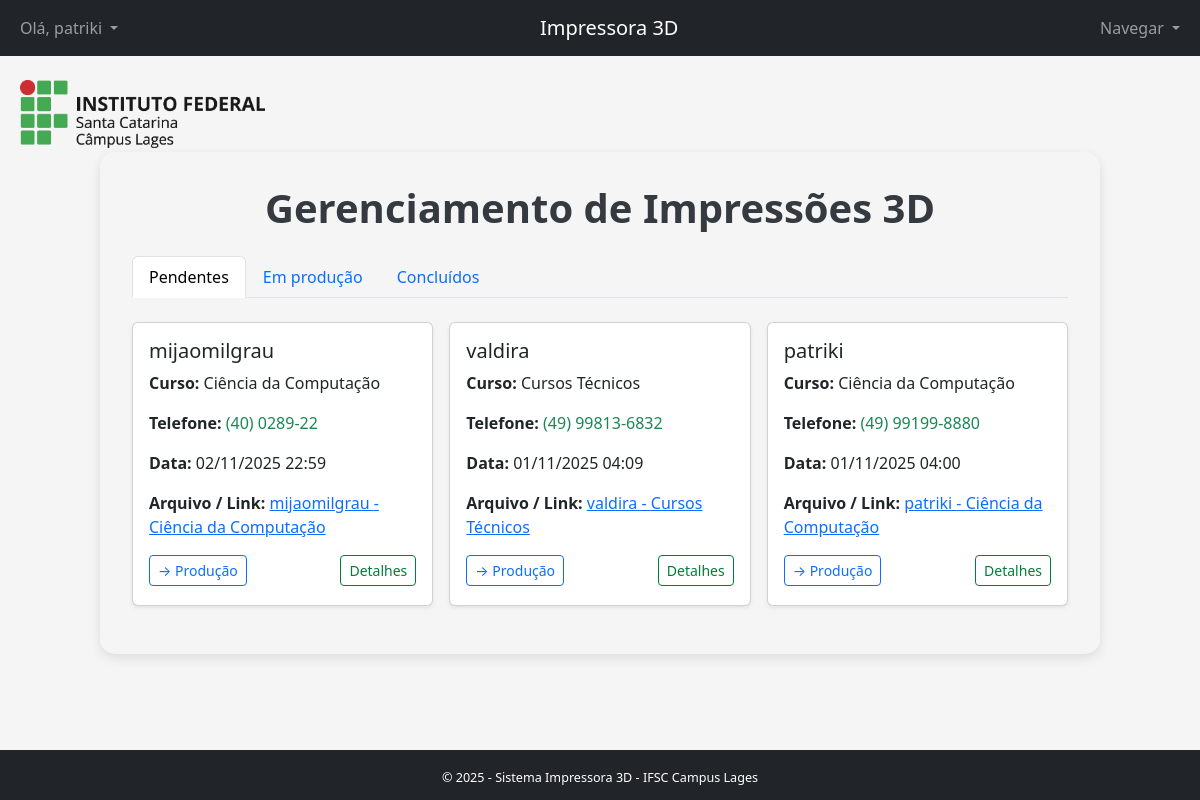
/lista/ (signed in), run on an earlier commit of the app's database.
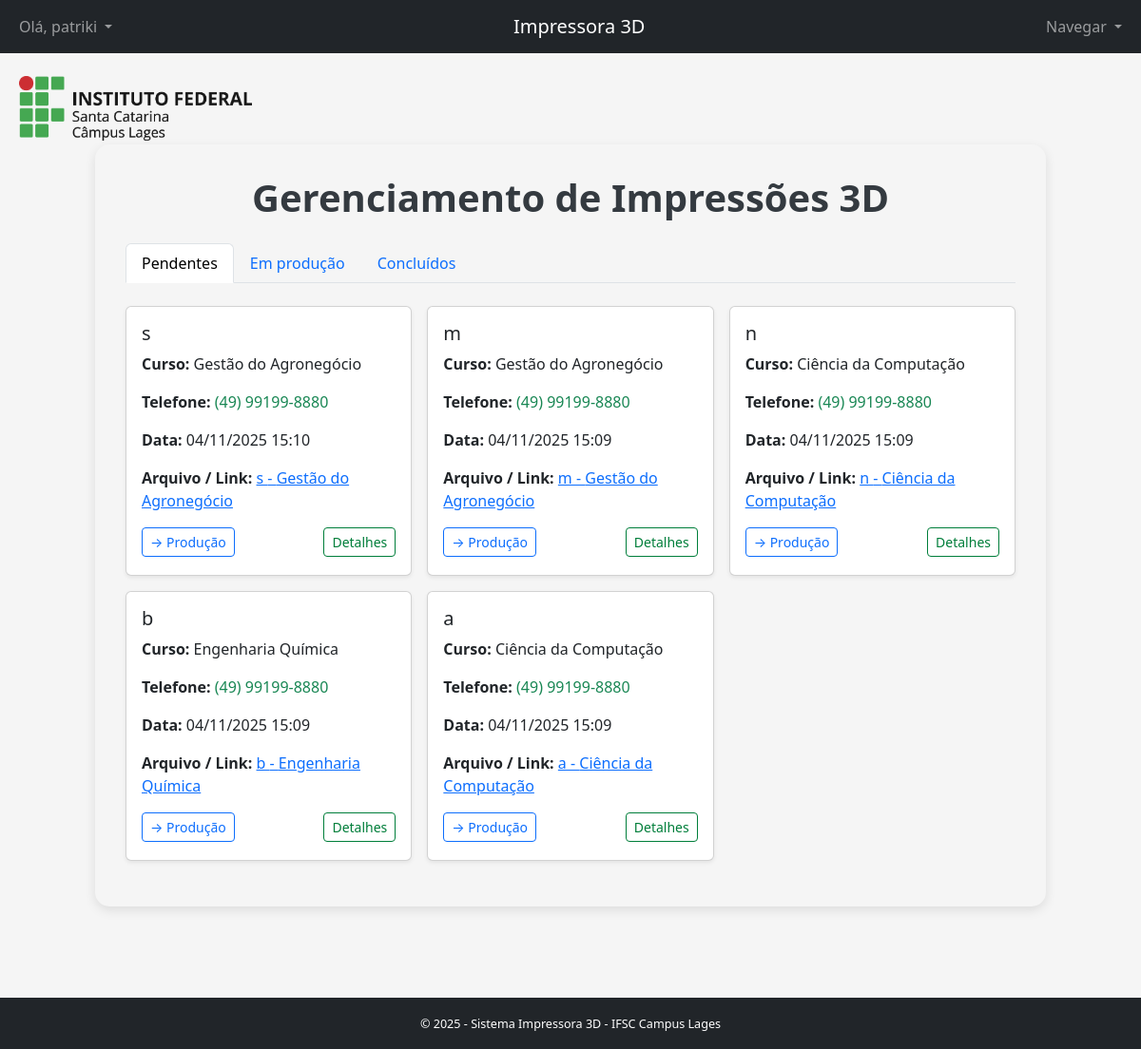
And on a later commit of the database.
### core/models.py (models this page shows, shortened)
class Models(models.Model):
    nome = models.CharField(max_length=50)
    curso = models.CharField(max_length=20, choices=CursoChoices.choices)
    quant_de_pecas = models.IntegerField()
    cor = models.CharField(max_length=20)
    telefone = models.CharField(max_length=20)
    arq_upload = models.FileField(upload_to=rename_uploaded_file, blank=True, null=True)
    arq_link = models.URLField(blank=True, null=True)
    data_envio = models.DateTimeField(default=timezone.now)
    tipo_preenchimento = models.CharField(max_length=50, blank=True, null=True)
    porcentagem_preenchimento = models.IntegerField(blank=True, null=True)
    resolucao = models.CharField(max_length=20, choices=Resolucao.choices, blank=True, null=True)
    qual_impressora = models.CharField(max_length=20, choices=ImpressorasChoice.choices, blank=True, null=True)
    tipo_filamento = models.CharField(max_length=20, choices=TipoFilamento.choices, blank=True, null=True)
    created_at = models.DateTimeField(auto_now_add=True)
    def telefone_para_whatsapp(self):
        if not self.telefone:
            return ''
        digits = re.sub(r'\D', '', self.telefone)  # remove tudo que não for dígito
        if not digits:
            return ''
        if digits.startswith('55'):
            return digits
        return '55' + digits
    status = models.CharField(
        max_length=20,
        choices=STATUS_CHOICES,
        default='PENDENTE',
        editable=False
    )

### core/views.py (the view)
# urls.py: path('lista/', views.lista_models, name='lista_models'),
@login_required
def lista_models(request):
    pendentes = Models.objects.filter(status='PENDENTE').order_by('-created_at')
    producao = Models.objects.filter(status='PRODUCAO').order_by('-created_at')
    concluidos = Models.objects.filter(status='CONCLUIDO').order_by('-created_at')
    return render(request, 'core/lista.html', {
        'pendentes': pendentes,
        'producao': producao,
        'concluidos': concluidos,
    })

### core/templates/core/lista.html (shortened to what this page needs)
{% extends 'core/base.html' %}
{% load static %}
{% block extra_css %}
<link rel="stylesheet" href="{% static 'core/css/lista.css' %}">
{% endblock %}
{% block content %}
<div class="lista-box container">
    <h1 class="mb-4 text-center">Gerenciamento de Impressões 3D</h1>
    <ul class="nav nav-tabs mb-4" id="myTab" role="tablist">
        <li class="nav-item" role="presentation">
            <button class="nav-link active" id="pendentes-tab" data-bs-toggle="tab" data-bs-target="#pendentes" type="button" role="tab">Pendentes</button>
        </li>
        <li class="nav-item" role="presentation">
            <button class="nav-link" id="producao-tab" data-bs-toggle="tab" data-bs-target="#producao" type="button" role="tab">Em produção</button>
        </li>
        <li class="nav-item" role="presentation">
            <button class="nav-link" id="concluidos-tab" data-bs-toggle="tab" data-bs-target="#concluidos" type="button" role="tab">Concluídos</button>
        </li>
    </ul>
    <div class="tab-content" id="myTabContent">
        <div class="tab-pane fade show active" id="pendentes" role="tabpanel">
            {% include 'core/partials/lista_cards.html' with items=pendentes status="PENDENTE" %}
        </div>
    </div>
</div>
{% endblock %}

### core/templates/core/partials/lista_cards.html (shortened to what this page needs)
{% if items %}
<div class="row g-3">
    {% for it in items %}
    <div class="col-12 col-md-6 col-lg-4">
        <div class="card shadow-sm h-100">
            <div class="card-body">
                <h5 class="card-title">{{ it.nome }}</h5>
                <p><strong>Curso:</strong> {{ it.get_curso_display }}</p>
                <p><strong>Telefone:</strong>
                    {% if it.telefone_para_whatsapp %}
                        <a href="https://wa.me/{{ it.telefone_para_whatsapp }}" target="_blank" class="text-decoration-none text-success">{{ it.telefone }}</a>
                    {% else %}
                        {{ it.telefone }}
                    {% endif %}
                </p>
                <p><strong>Data:</strong> {{ it.data_envio|date:"d/m/Y H:i" }}</p>
                <p>
                    <strong>Arquivo / Link:</strong>
                    {% if it.arq_upload %}
                        <a href="{% url 'core:download_arquivo' it.pk %}">
                            {{ it.nome }} - {{ it.get_curso_display }}
                        </a>
                    {% elif it.arq_link %}
                        <a href="{{ it.arq_link }}" target="_blank">Link</a>
                    {% else %}
                        -
                    {% endif %}
                </p>
                <div class="d-flex justify-content-between mt-3">
                    {% if status == "PENDENTE" %}
                        <a href="{% url 'core:atualizar_status' it.pk 'PRODUCAO' %}" class="btn btn-outline-primary btn-sm">→ Produção</a>
                        <button class="btn btn-outline-success btn-sm" data-bs-toggle="modal" data-bs-target="#modalDetalhes{{ it.id }}">Detalhes</button>
                    {% elif status == "PRODUCAO" %}
                        <a href="{% url 'core:atualizar_status' it.pk 'CONCLUIDO' %}" class="btn btn-outline-success btn-sm">✓ Finalizar</a>
                        <button class="btn btn-outline-success btn-sm" data-bs-toggle="modal" data-bs-target="#modalDetalhes{{ it.id }}">Detalhes</button>
                    {% elif status == "CONCLUIDO" %}
                        <button class="btn btn-outline-success btn-sm" data-bs-toggle="modal" data-bs-target="#modalDetalhes{{ it.id }}">Detalhes</button>
                        <a href="{% url 'core:excluir' it.pk %}" class="btn btn-outline-danger btn-sm"
                           onclick="return confirm('Tem certeza que deseja excluir este cadastro?');">
                           Excluir
                        </a>
                    {% endif %}
                </div>
            </div>
        </div>
    </div>
    {% endfor %}
</div>
{% else %}
<p class="text-center text-muted">Nenhum cadastro nesta categoria.</p>
{% endif %}

What changed in the data, as far as the page shows it:
removed Models: nome "mijaomilgrau", curso "Ciência da Computação", telefone "(40) 0289-22", data_envio "02/11/2025 22:59"
no longer on this page (row edited): Models: nome "valdira", curso "Cursos Técnicos", telefone "(49) 99813-6832", data_envio "01/11/2025 04:09"
no longer on this page (row edited): Models: nome "patriki", curso "Ciência da Computação", telefone "(49) 99199-8880", data_envio "01/11/2025 04:00"
added Models: nome "s", curso "Gestão do Agronegócio", telefone "(49) 99199-8880", data_envio "04/11/2025 15:10"
added Models: nome "m", curso "Gestão do Agronegócio", telefone "(49) 99199-8880", data_envio "04/11/2025 15:09"
added Models: nome "n", curso "Ciência da Computação", telefone "(49) 99199-8880", data_envio "04/11/2025 15:09"
added Models: nome "b", curso "Engenharia Química", telefone "(49) 99199-8880", data_envio "04/11/2025 15:09"
added Models: nome "a", curso "Ciência da Computação", telefone "(49) 99199-8880", data_envio "04/11/2025 15:09"
